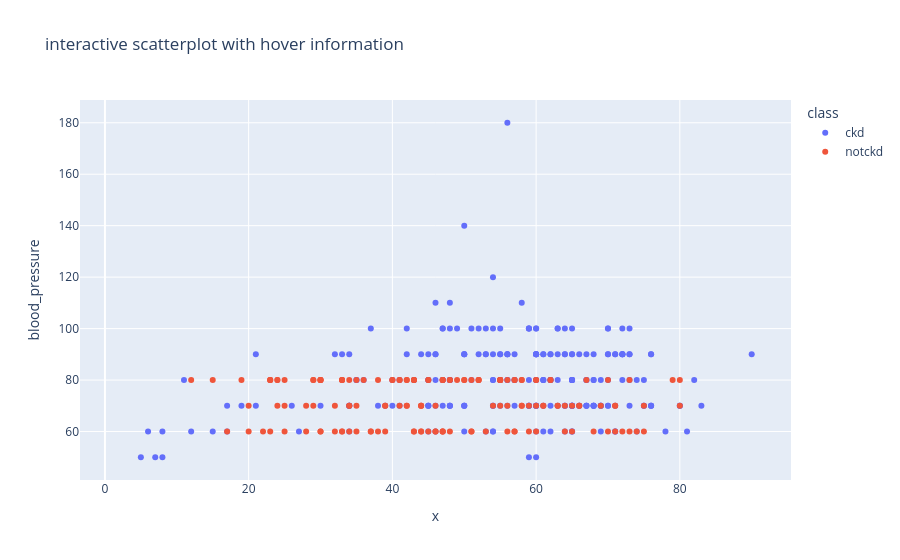

Source (notebook cell):
### Code cell
fig = px.scatter(df, x = df.age, y = 'blood_pressure', color = 'class', hover_data = ['serum_creatinine', 'haemoglobin'],title = "interactive scatterplot with hover information")
fig.show()

### Figure 1 — Plotly figure (JSON) as saved in the notebook; plotly's stock layout.template omitted (floating-point values rounded to 4 significant figures; data arrays with more than 128 entries replaced by an {"elided": "..."} marker saying what was removed)
{"data": [{"customdata": {"elided": "250x2 float values"}, "hovertemplate": "class=ckd<br>x=%{x}<br>blood_pressure=%{y}<br>serum_creatinine=%{customdata[0]}<br>haemoglobin=%{customdata[1]}<extra></extra>", "legendgroup": "ckd", "marker": {"color": "#636efa", "symbol": "circle"}, "mode": "markers", "name": "ckd", "orientation": "v", "showlegend": true, "type": "scatter", "x": {"elided": "250 float values"}, "xaxis": "x", "y": {"elided": "250 float values"}, "yaxis": "y"}, {"customdata": {"elided": "150x2 float values"}, "hovertemplate": "class=notckd<br>x=%{x}<br>blood_pressure=%{y}<br>serum_creatinine=%{customdata[0]}<br>haemoglobin=%{customdata[1]}<extra></extra>", "legendgroup": "notckd", "marker": {"color": "#EF553B", "symbol": "circle"}, "mode": "markers", "name": "notckd", "orientation": "v", "showlegend": true, "type": "scatter", "x": {"elided": "150 float values"}, "xaxis": "x", "y": {"elided": "150 float values"}, "yaxis": "y"}], "layout": {"legend": {"title": {"text": "class"}, "tracegroupgap": 0}, "title": {"text": "interactive scatterplot with hover information"}, "xaxis": {"anchor": "y", "domain": [0, 1], "title": {"text": "x"}}, "yaxis": {"anchor": "x", "domain": [0, 1], "title": {"text": "blood_pressure"}}}}
